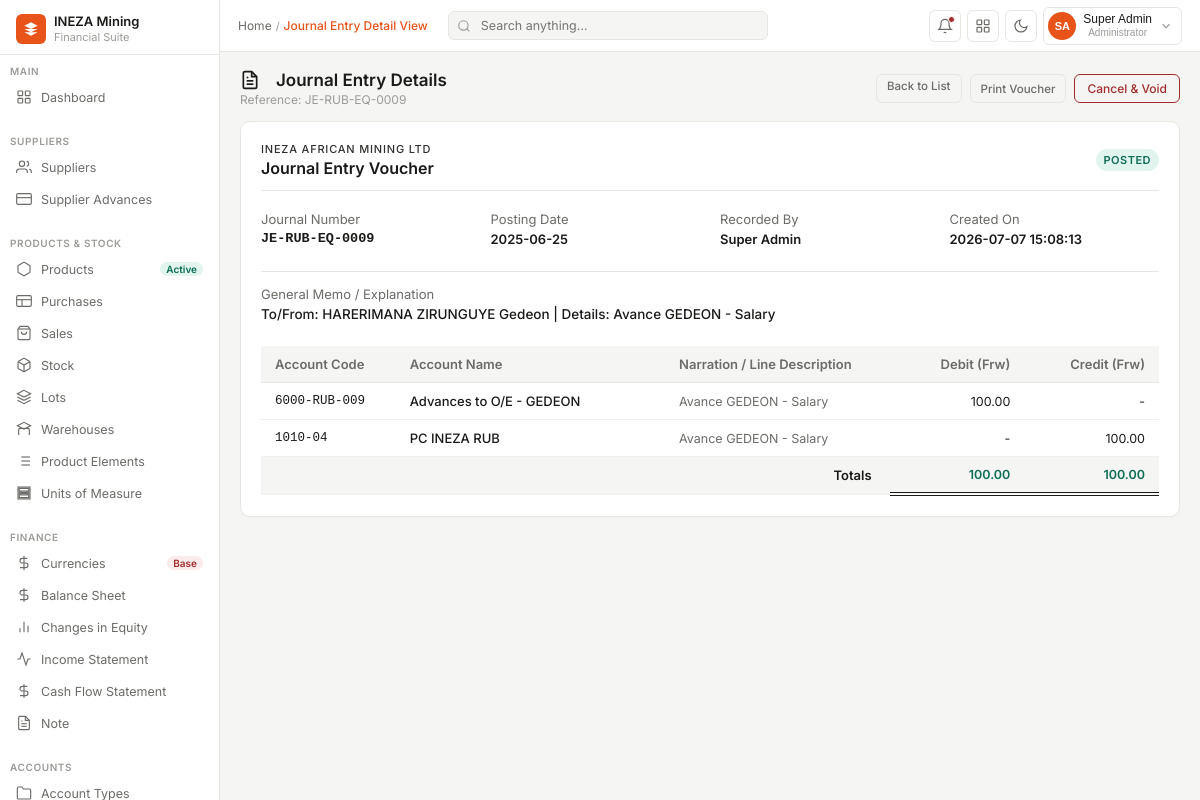
The app's page /pages/journal_entries/view?id=21 (signed in) with its own data.
### tables this page shows
CREATE TABLE `journal_entries` (
  `id` bigint(20) NOT NULL,
  `journal_no` varchar(100) DEFAULT NULL,
  `entry_date` date DEFAULT NULL,
  `description` text DEFAULT NULL,
  `statuss` enum('DRAFT','POSTED','CANCELLED') NOT NULL DEFAULT 'DRAFT',
  `created_by` bigint(20) DEFAULT NULL,
  `created_at` timestamp NOT NULL DEFAULT current_timestamp()
);

CREATE TABLE `journal_entry_lines` (
  `id` bigint(20) NOT NULL,
  `journal_entry_id` bigint(20) NOT NULL,
  `account_id` bigint(20) NOT NULL,
  `debit` decimal(18,2) DEFAULT 0.00,
  `credit` decimal(18,2) DEFAULT 0.00,
  `currency_id` bigint(20) NOT NULL,
  `exchange_rate` decimal(18,6) DEFAULT 1.000000,
  `amount_currency` decimal(18,2) NOT NULL,
  `amount_base` decimal(18,2) NOT NULL,
  `description` varchar(255) DEFAULT NULL
);

CREATE TABLE `accounts` (
  `id` bigint(20) UNSIGNED NOT NULL,
  `account_type_id` int(11) NOT NULL,
  `account_code` varchar(20) NOT NULL,
  `account_name` varchar(255) NOT NULL,
  `is_active` tinyint(1) DEFAULT 1,
  `description` text DEFAULT NULL,
  `created_at` timestamp NOT NULL DEFAULT current_timestamp(),
  `updated_at` timestamp NOT NULL DEFAULT current_timestamp() ON UPDATE current_timestamp()
);

### config/permissions.php (called while the page is built, shortened)
<?php
function hasPermission($conn, $userId, $permissionCode) {
    $userId = (int)$userId;
    $roleQuery = "SELECT r.name FROM roles r
                  JOIN user_roles ur ON r.id = ur.role_id
                  WHERE ur.user_id = $userId";
    $roleResult = mysqli_query($conn, $roleQuery);
    if ($roleResult) {
        while ($row = mysqli_fetch_assoc($roleResult)) {
            if (strtolower($row['name']) === 'admin') {
                return true;
            }
        }
    }
    return false;
}
?>

### pages/journal_entries/view.php (the view, shortened to what this page needs)
<?php
require_once __DIR__ . '/../../config/db.php';
require_once __DIR__ . '/../../config/permissions.php';
$userId = $_SESSION['user_id'] ?? 0;
$canCancel = hasPermission($conn, $userId, 'cancel_journal_entry');
$id = isset($_GET['id']) ? (int)$_GET['id'] : 0;
$query = "SELECT je.*, CONCAT(u.first_name, ' ', u.last_name) as creator_name
          FROM journal_entries je
          LEFT JOIN users u ON je.created_by = u.id
          WHERE je.id = $id LIMIT 1";
$result = mysqli_query($conn, $query);
$entry = mysqli_fetch_assoc($result);
$linesQuery = "SELECT jel.*, a.account_code, a.account_name, c.code as currency_code
               FROM journal_entry_lines jel
               JOIN accounts a ON jel.account_id = a.id
               JOIN currencies c ON jel.currency_id = c.id
               WHERE jel.journal_entry_id = $id
               ORDER BY jel.debit DESC, jel.id ASC";
$linesResult = mysqli_query($conn, $linesQuery);
$lines = [];
$totalDebit = 0.0;
$totalCredit = 0.0;
if ($linesResult) {
    while ($row = mysqli_fetch_assoc($linesResult)) {
        $lines[] = $row;
        $totalDebit += (float)$row['debit'];
        $totalCredit += (float)$row['credit'];
    }
}
?>
<!DOCTYPE html>
<html lang="en">
<head>
<link rel="stylesheet" href="../../src/css/dashboard.css">
<link rel="stylesheet" href="../../src/css/sidebar.css">
<link rel="stylesheet" href="../../src/css/navbar.css">
<link rel="stylesheet" href="../../src/css/journal_entries.css">
</head>
<body>
<?php include '../include/sidebar.php'; ?>
<div class="main">
  <?php $page_title = "Journal Entry Detail View"; include '../include/navbar.php'; ?>
  <div class="content" id="journalViewContent">
    <div class="page-header">
      <div>
        <h1 class="page-title">
          Journal Entry Details
        </h1>
        <div class="page-sub">Reference: <?php echo htmlspecialchars($entry['journal_no']); ?></div>
      </div>
      <div class="page-actions">
        <a href="./index" class="btn-sm" style="text-decoration: none;">
          Back to List
        </a>
        <button class="btn-sm" onclick="window.print()">
          Print Voucher
        </button>
        <?php if ($entry['statuss'] === 'POSTED' && $canCancel): ?>
          <button class="btn-sm btn-danger-outline" id="cancelEntryBtn">
            Cancel &amp; Void
          </button>
        <?php endif; ?>
      </div>
    </div>
    <div class="journal-container">
      <div class="journal-card">
        <div class="journal-card-header">
          <div>
            <div style="font-size: 11px; opacity: 0.9; text-transform: uppercase; letter-spacing: 0.8px; font-weight: 500; margin-bottom: 2px;">INEZA African Mining Ltd</div>
            <h3 style="font-size: 16px; font-weight: 600; margin: 0; color: var(--text);">Journal Entry Voucher</h3>
          </div>
          <div>
            <span class="status-badge <?php echo strtolower($entry['statuss']); ?>">
              <?php echo htmlspecialchars($entry['statuss']); ?>
            </span>
          </div>
        </div>
        <div style="display: grid; grid-template-columns: repeat(auto-fit, minmax(200px, 1fr)); gap: 20px; margin-bottom: 24px; font-size: 13px;">
          <div>
            <div style="color: var(--text2); margin-bottom: 4px;">Journal Number</div>
            <div style="font-weight: 600; font-family: monospace; font-size: 13.5px;"><?php echo htmlspecialchars($entry['journal_no']); ?></div>
          </div>
          <div>
            <div style="color: var(--text2); margin-bottom: 4px;">Posting Date</div>
            <div style="font-weight: 600;"><?php echo date('Y-m-d', strtotime($entry['entry_date'])); ?></div>
          </div>
          <div>
            <div style="color: var(--text2); margin-bottom: 4px;">Recorded By</div>
            <div style="font-weight: 600;"><?php echo htmlspecialchars($entry['creator_name'] ?? 'System'); ?></div>
          </div>
          <div>
            <div style="color: var(--text2); margin-bottom: 4px;">Created On</div>
            <div style="font-weight: 600;"><?php echo date('Y-m-d H:i:s', strtotime($entry['created_at'])); ?></div>
          </div>
        </div>
        <div style="font-size: 13px; margin-bottom: 24px; border-top: 1px solid var(--border); padding-top: 14px;">
          <div style="color: var(--text2); margin-bottom: 4px;">General Memo / Explanation</div>
          <div style="font-weight: 500; font-size: 13.5px; color: var(--text);"><?php echo htmlspecialchars($entry['description']); ?></div>
        </div>
        <div class="note-table-wrapper">
          <table class="journal-table">
            <thead>
              <tr>
                <th style="width: 15%;">Account Code</th>
                <th style="width: 30%;">Account Name</th>
                <th style="width: 25%;">Narration / Line Description</th>
                <th class="num-val" style="width: 15%;">Debit (Frw)</th>
                <th class="num-val" style="width: 15%;">Credit (Frw)</th>
              </tr>
            </thead>
            <tbody>
              <?php foreach ($lines as $line): ?>
                <tr>
                  <td style="font-family: monospace; font-size: 12.5px; font-weight: 500;"><?php echo htmlspecialchars($line['account_code']); ?></td>
                  <td style="font-weight: 500;"><?php echo htmlspecialchars($line['account_name']); ?></td>
                  <td style="color: var(--text2); font-size: 12.5px;"><?php echo htmlspecialchars($line['description'] ?? ''); ?></td>
                  <td class="num-val"><?php echo $line['debit'] > 0 ? number_format($line['debit'], 2) : '-'; ?></td>
                  <td class="num-val"><?php echo $line['credit'] > 0 ? number_format($line['credit'], 2) : '-'; ?></td>
                </tr>
              <?php endforeach; ?>
              <tr style="font-weight: 600; background-color: var(--bg); border-top: 1.5px solid var(--border-hover);">
                <td colspan="3" style="text-align: right; padding-right: 18px; color: var(--text);">Totals</td>
                <td class="num-val" style="color: var(--green); border-bottom: 4px double var(--text);"><?php echo number_format($totalDebit, 2); ?></td>
                <td class="num-val" style="color: var(--green); border-bottom: 4px double var(--text);"><?php echo number_format($totalCredit, 2); ?></td>
              </tr>
            </tbody>
          </table>
        </div>
      </div>
    </div>
  </div>
</div>
</body>
</html>

### src/css/dashboard.css (style rules this page uses)
* { margin: 0; padding: 0; box-sizing: border-box; }
:root { --orange: #E8531A; --orange-light: #FBF0EB; --orange-mid: #F26B3A; --sidebar-w: 220px; --nav-h: 52px; --bg: #F5F5F4; --card: #fff; --border: #E8E6E1; --border-hover: #ccc; --table-border: #F2F0ED; --table-hover: #FAFAF8; --text: #1A1A18; --text2: #6B6B67; --text3: #9B9B97; --green: #0F6E56; --green-bg: #E1F5EE; --amber: #BA7517; --amber-bg: #FAEEDA; --red: #A32D2D; --red-bg: #FCEBEB; --blue: #185FA5; --blue-bg: #E6F1FB; --alert-red-bg: #FFF8F8; --alert-amber-bg: #FFFBF4; --alert-green-bg: #F4FBF7; --alert-blue-bg: #F4F8FB; --radius: 6px; --radius-lg: 10px; font-family: 'Inter', sans-serif; }
body { background: var(--bg); color: var(--text); font-size: 13px; display: flex; height: 100vh; overflow: hidden; transition: background 0.2s ease, color 0.2s ease; }
.main { flex: 1; display: flex; flex-direction: column; overflow: hidden; }
.content { flex: 1; overflow-y: auto; padding: 18px 20px; }
.page-header { display: flex; align-items: center; justify-content: space-between; margin-bottom: 4px; }
.page-title { font-size: 17px; font-weight: 600; color: var(--text); display: flex; align-items: center; gap: 8px; }
.page-title svg { width: 20px; height: 20px; fill: none; stroke: var(--orange); stroke-width: 1.8; }
.page-sub { font-size: 12px; color: var(--text3); margin-top: 2px; }
.page-actions { display: flex; gap: 8px; }
.btn-sm { padding: 4px 10px; border-radius: var(--radius); font-size: 11.5px; font-weight: 500; cursor: pointer; border: 1px solid var(--border); background: transparent; color: var(--text2); font-family: inherit; transition: all .15s; }

### src/css/journal_entries.css (style rules this page uses)
.journal-container { display: flex; flex-direction: column; gap: 20px; margin-top: 14px; }
.journal-card { background: var(--card); border: 1px solid var(--border); border-radius: var(--radius-lg); padding: 20px; box-shadow: 0 1px 3px rgba(0,0,0,0.02); }
.journal-card-header { display: flex; justify-content: space-between; align-items: center; margin-bottom: 20px; border-bottom: 1px solid var(--border); padding-bottom: 12px; }
.status-badge { display: inline-flex; align-items: center; padding: 4px 8px; border-radius: 12px; font-size: 11px; font-weight: 600; text-transform: uppercase; letter-spacing: 0.5px; }
.status-badge.posted { background-color: var(--green-bg); color: var(--green); }
.journal-table { width: 100%; border-collapse: collapse; font-size: 13px; }
.journal-table th, .journal-table td { padding: 10px 14px; text-align: left; border-bottom: 1px solid var(--table-border); }
.journal-table th { font-weight: 600; color: var(--text2); background-color: var(--bg); border-bottom: 1.5px solid var(--border); }
.journal-table td { color: var(--text); }
.journal-table td.num-val { font-family: 'Inter', monospace; font-size: 12.5px; text-align: right; }
.journal-table th.num-val { text-align: right; }
.btn-danger-outline { padding: 6px 12px; border-radius: var(--radius); font-size: 12px; font-weight: 500; cursor: pointer; border: 1px solid var(--red); background: transparent; color: var(--red); transition: all 0.15s ease-in-out; }

### records on screen
journal_entries: journal_no "JE-RUB-EQ-0009", statuss "POSTED", entry_date "2025-06-25", created_at "2026-07-07 15:08:13", description "To/From: HARERIMANA ZIRUNGUYE Gedeon | Details: Avance GEDEON - Salary"
journal_entry_lines: account.account_code "6000-RUB-009", account.account_name "Advances to O/E - GEDEON", description "Avance GEDEON - Salary", debit "100.00"
journal_entry_lines: account.account_code "1010-04", account.account_name "PC INEZA RUB", description "Avance GEDEON - Salary", credit "100.00"

### other values on screen
$page_title "Journal Entry Detail View"
$initials "SA"
$entry['creator_name'] "Super Admin"
$totalDebit "100.00"
$totalCredit "100.00"
